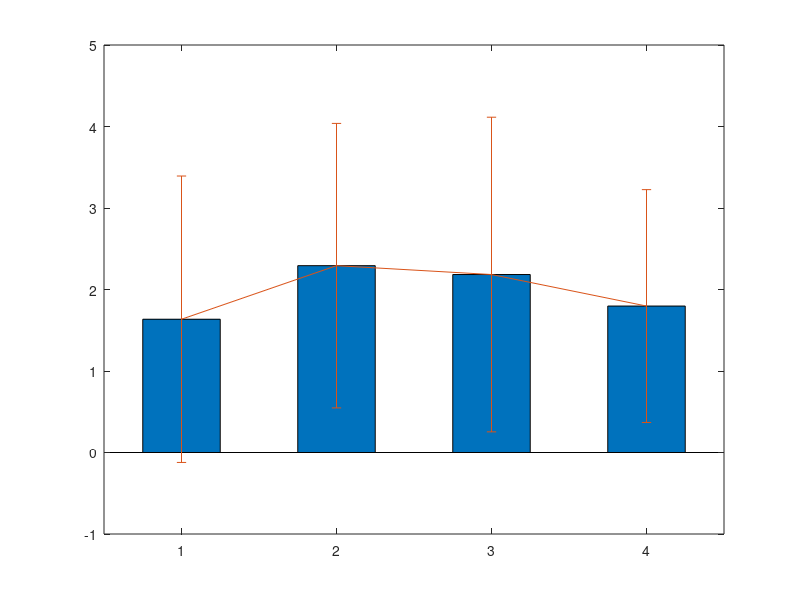

Here is the MATLAB script that generated this plot: (Note: this script raises an error after producing the figure.)
close all
clear all
addpath('functions')



errors=[1.6352,2.2925,2.1837,1.7969];
d=[1.7572,1.7454,1.9304,1.4285];

figure 
h=bar(1:1:4,errors,0.5);
hold on
h2=errorbar(1:1:4,errors,d,d);
h2.Color = [0 0 0];                            
h2.LineStyle = 'none';  
h2.LineWidth=0.8;


xticklabels({'24';'26';'28';'30'})
set(gca,'FontSize',12,'fontname','Times New Roman');
set(gcf,'Position', [100 100 350 250]); 
xlabel('发送功率(dBm)','Fontsize',12,'fontname','SimHei');
ylabel('温度误差(\circC)','Fontsize',12,'fontname','SimHei');
ylim([0 5])

